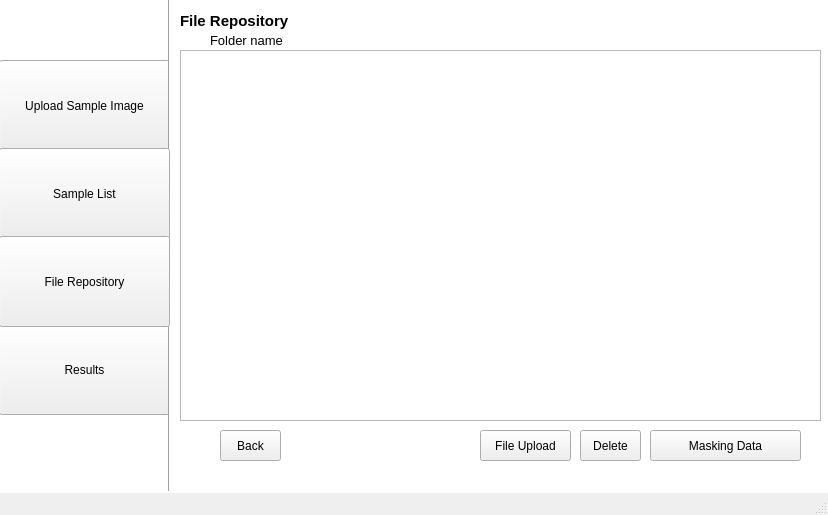
<?xml version="1.0" encoding="UTF-8"?>
<ui version="4.0">
 <class>MainWindow</class>
 <widget class="QMainWindow" name="MainWindow">
  <property name="geometry">
   <rect>
    <x>0</x>
    <y>0</y>
    <width>828</width>
    <height>515</height>
   </rect>
  </property>
  <property name="windowTitle">
   <string>MainWindow</string>
  </property>
  <widget class="QWidget" name="centralwidget">
   <widget class="QLabel" name="label">
    <property name="geometry">
     <rect>
      <x>-20</x>
      <y>-50</y>
      <width>851</width>
      <height>621</height>
     </rect>
    </property>
    <property name="font">
     <font>
      <pointsize>9</pointsize>
      <bold>false</bold>
     </font>
    </property>
    <property name="styleSheet">
     <string notr="true">background-color:white;</string>
    </property>
    <property name="text">
     <string/>
    </property>
   </widget>
   <widget class="QPushButton" name="pushButton">
    <property name="geometry">
     <rect>
      <x>-1</x>
      <y>60</y>
      <width>171</width>
      <height>91</height>
     </rect>
    </property>
    <property name="text">
     <string>Upload Sample Image</string>
    </property>
   </widget>
   <widget class="QPushButton" name="pushButton_2">
    <property name="geometry">
     <rect>
      <x>-1</x>
      <y>324</y>
      <width>171</width>
      <height>91</height>
     </rect>
    </property>
    <property name="text">
     <string>Results</string>
    </property>
   </widget>
   <widget class="Line" name="line">
    <property name="geometry">
     <rect>
      <x>161</x>
      <y>-30</y>
      <width>16</width>
      <height>521</height>
     </rect>
    </property>
    <property name="styleSheet">
     <string notr="true">color:black;</string>
    </property>
    <property name="orientation">
     <enum>Qt::Vertical</enum>
    </property>
   </widget>
   <widget class="QLabel" name="label_2">
    <property name="geometry">
     <rect>
      <x>180</x>
      <y>10</y>
      <width>111</width>
      <height>21</height>
     </rect>
    </property>
    <property name="font">
     <font>
      <pointsize>11</pointsize>
      <bold>true</bold>
     </font>
    </property>
    <property name="text">
     <string>File Repository</string>
    </property>
   </widget>
   <widget class="QPushButton" name="pushButton_3">
    <property name="geometry">
     <rect>
      <x>220</x>
      <y>430</y>
      <width>61</width>
      <height>31</height>
     </rect>
    </property>
    <property name="text">
     <string>Back</string>
    </property>
   </widget>
   <widget class="QPushButton" name="pushButton_4">
    <property name="geometry">
     <rect>
      <x>650</x>
      <y>430</y>
      <width>151</width>
      <height>31</height>
     </rect>
    </property>
    <property name="text">
     <string>Masking Data</string>
    </property>
   </widget>
   <widget class="QLabel" name="label_3">
    <property name="geometry">
     <rect>
      <x>210</x>
      <y>30</y>
      <width>81</width>
      <height>21</height>
     </rect>
    </property>
    <property name="font">
     <font>
      <pointsize>10</pointsize>
      <bold>false</bold>
     </font>
    </property>
    <property name="text">
     <string>Folder name</string>
    </property>
   </widget>
   <widget class="QListView" name="listView">
    <property name="geometry">
     <rect>
      <x>180</x>
      <y>50</y>
      <width>641</width>
      <height>371</height>
     </rect>
    </property>
   </widget>
   <widget class="QPushButton" name="pushButton_6">
    <property name="geometry">
     <rect>
      <x>-1</x>
      <y>148</y>
      <width>171</width>
      <height>91</height>
     </rect>
    </property>
    <property name="text">
     <string>Sample List</string>
    </property>
   </widget>
   <widget class="QPushButton" name="pushButton_5">
    <property name="geometry">
     <rect>
      <x>580</x>
      <y>430</y>
      <width>61</width>
      <height>31</height>
     </rect>
    </property>
    <property name="text">
     <string>Delete</string>
    </property>
   </widget>
   <widget class="QLabel" name="label_6">
    <property name="geometry">
     <rect>
      <x>530</x>
      <y>60</y>
      <width>281</width>
      <height>351</height>
     </rect>
    </property>
    <property name="text">
     <string/>
    </property>
   </widget>
   <widget class="QPushButton" name="pushButton_7">
    <property name="geometry">
     <rect>
      <x>-1</x>
      <y>236</y>
      <width>171</width>
      <height>91</height>
     </rect>
    </property>
    <property name="text">
     <string>File Repository</string>
    </property>
   </widget>
   <widget class="QPushButton" name="pushButton_8">
    <property name="geometry">
     <rect>
      <x>480</x>
      <y>430</y>
      <width>91</width>
      <height>31</height>
     </rect>
    </property>
    <property name="text">
     <string>File Upload</string>
    </property>
   </widget>
  </widget>
  <widget class="QMenuBar" name="menubar">
   <property name="geometry">
    <rect>
     <x>0</x>
     <y>0</y>
     <width>828</width>
     <height>22</height>
    </rect>
   </property>
  </widget>
  <widget class="QStatusBar" name="statusbar"/>
 </widget>
 <resources/>
 <connections/>
</ui>
